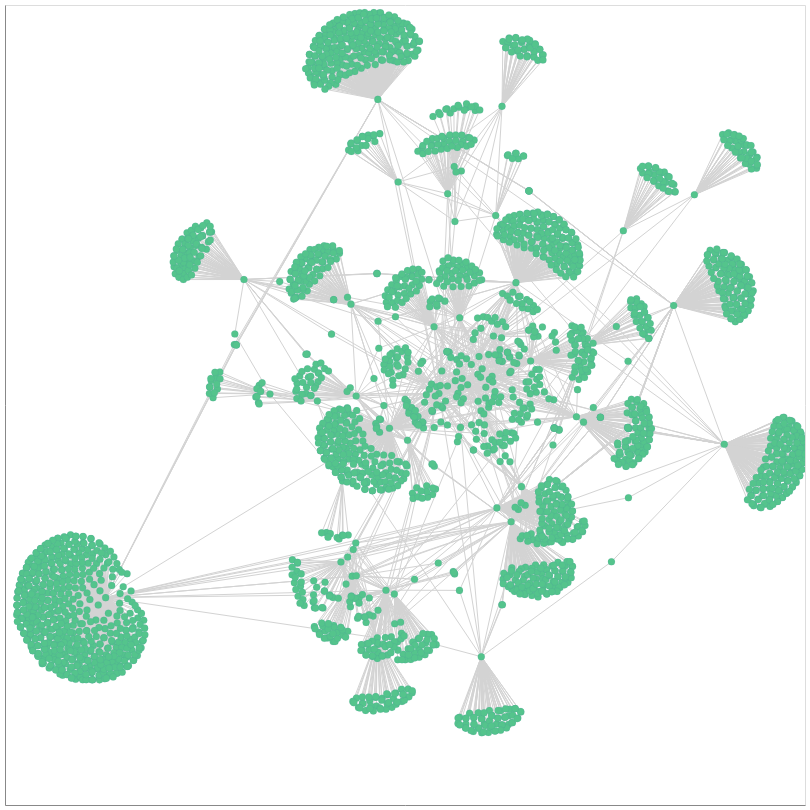

The notebook cell saved with this chart:
### Code cell
for index, row in rf.iterrows():
    G.add_node(row['orcid'], name=row['full_name'], color='#54C48C')

json = map(force_orcid, r.json()[0]['relationships']['researcher-researcher'])
ef = pd.DataFrame(json, columns=['from', 'to'])
G.add_edges_from(ef.to_numpy())

# Compute positions
pos = nx.spring_layout(G)

options = {
    "font_size": 12,
    "node_size": 50,
    "edge_color": "lightgray",
    "node_color": "#54C48C",
    "linewidths": 0.1,
    "width": 1
}

# Show information about the graph
print(nx.info(G))
print("Network density:", nx.density(G))

# Disable maximum row check for big dataset
alt.data_transformers.disable_max_rows()

# export graph to a gephi file
nx.write_gexf(G, "co-authors.gexf")

# Draw the graph using altair
viz = nxa.draw_networkx(G, pos=pos, node_tooltip='name', **options).properties(width=800, height=800)
viz.interactive()

### Figure 1 — Vega-Lite specification as saved in the notebook (floating-point values rounded to 4 significant figures; data arrays with more than 128 entries replaced by an {"elided": "..."} marker saying what was removed)
{"config": {"view": {"continuousWidth": 400, "continuousHeight": 300}}, "layer": [{"data": {"name": "data-cf23c1125d48ebb2776ee847fdbc7777"}, "mark": {"type": "line", "color": "lightgray", "opacity": 1, "strokeWidth": 1}, "encoding": {"detail": {"type": "quantitative", "field": "edge"}, "x": {"type": "quantitative", "axis": {"grid": false, "labels": false, "ticks": false, "title": ""}, "field": "x"}, "y": {"type": "quantitative", "axis": {"grid": false, "labels": false, "ticks": false, "title": ""}, "field": "y"}}, "selection": {"selector001": {"type": "interval", "bind": "scales", "encodings": ["x", "y"]}}}, {"data": {"name": "data-c87be85d9b1ecfefa42eda0c0d47e020"}, "mark": {"type": "point", "fill": "#54C48C", "opacity": 1, "size": 50, "strokeWidth": 0.1}, "encoding": {"tooltip": {"type": "nominal", "field": "name"}, "x": {"type": "quantitative", "axis": {"grid": false, "labels": false, "ticks": false}, "field": "x"}, "y": {"type": "quantitative", "axis": {"grid": false, "labels": false, "ticks": false}, "field": "y"}}}], "height": 800, "width": 800, "$schema": "https://vega.github.io/schema/vega-lite/v4.8.1.json", "datasets": {"data-cf23c1125d48ebb2776ee847fdbc7777": {"elided": "6708 records"}, "data-c87be85d9b1ecfefa42eda0c0d47e020": {"elided": "2720 records"}}}
